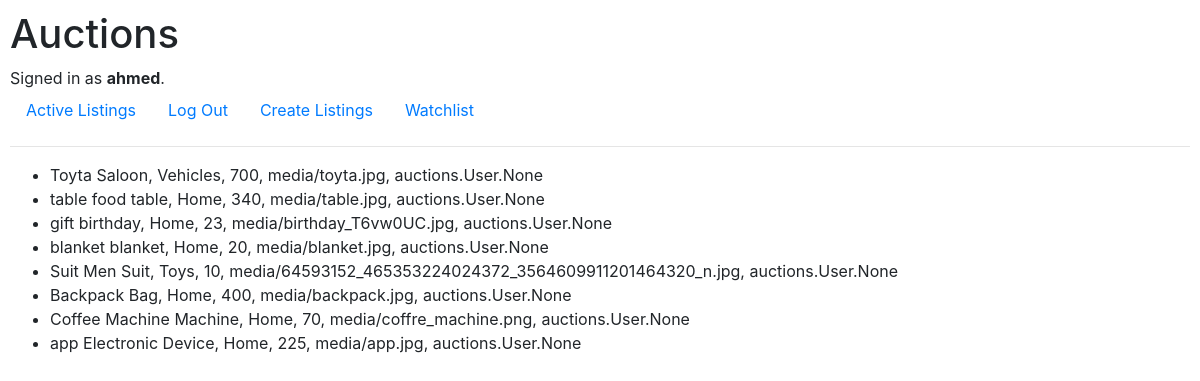
/watchlist/2 (signed in), run on the app's committed database.
### auctions/models.py (models this page shows)
class User(AbstractUser):
    pass

class Listings(models.Model):
    title = models.CharField(blank=False, max_length=30)
    description = models.CharField(blank=True, max_length=100)
    active = models.BooleanField(null=False)
    picture = models.ImageField(upload_to='media/', null=True, blank= True)
    category = models.ForeignKey(Category, on_delete = models.CASCADE)
    start_bid = models.IntegerField(blank=False, default=1)
    watchlist = models.ManyToManyField(User, blank=True, related_name="watchlist")
    def __str__(self):
        return f"{self.title} {self.description}, {self.category}, {self.start_bid}, {self.picture}, {self.watchlist}"

class Category(models.Model):
    category_name = models.CharField(max_length=64)
    def __str__(self):
        return f"{self.category_name}"

### auctions/views.py (the view)
# urls.py: path("watchlist/<user_id>", views.watchlist, name="watchlist"),
@login_required
def watchlist(request, user_id):
    user = User.objects.get(pk=user_id)
    watchlist = user.watchlist.all()
    return render(request, "auctions/watchlist.html",{
        "user": user,
        "watchlist" : watchlist
    })

### auctions/templates/auctions/watchlist.html
{% extends "auctions/layout.html" %}
{% block body %}
<ul>
    {% for list in watchlist %}
    <li>{{list}}</li>
    {% endfor %}
</ul>
{% endblock %}

### auctions/templates/auctions/layout.html (shortened to what this page needs)
{% load static %}
<!DOCTYPE html>
<html lang="en">
    <head>
        <link rel="stylesheet" href="https://stackpath.bootstrapcdn.com/bootstrap/4.4.1/css/bootstrap.min.css">
        <link href="{% static 'auctions/styles.css' %}" rel="stylesheet">
        <link href="{% static 'auctions/index_style.css' %}" rel="stylesheet">
    </head>
    <body>
        <h1>Auctions</h1>
        <div>
            {% if user.is_authenticated %}
                Signed in as <strong>{{ user.username }}</strong>.
            {% else %}
                Not signed in.
            {% endif %}
        </div>
        <ul class="nav">
            <li class="nav-item">
                <a class="nav-link" href="{% url 'index' %}">Active Listings</a>
            </li>
            {% if user.is_authenticated %}
                <li class="nav-item">
                    <a class="nav-link" href="{% url 'logout' %}">Log Out</a>
                </li>
                <li class=""nav-item>
                    <a class="nav-link" href="{% url 'create_listing' user.id %}">Create Listings</a>
                </li>
                <li>
                    <a class="nav-link" href="{% url 'watchlist' user.id %}">Watchlist</a>
                </li>
            {% endif %}
        </ul>
        <hr>
        {% block body %}
        {% endblock %}
    </body>
</html>

### auctions/static/auctions/styles.css (style rules this page uses)
body { padding: 10px; }

### data on the page
User: username "ahmed"
Listings: title+description+category "Toyta Saloon, Vehicles, 700, media/toyta.jpg, auctions.User.None"
Listings: title+description+category "table food table, Home, 340, media/table.jpg, auctions.User.None"
Listings: title+description+category "gift birthday, Home, 23, media/birthday_T6vw0UC.jpg, auctions.User.None"
Listings: title+description+category "blanket blanket, Home, 20, media/blanket.jpg, auctions.User.None"
Listings: title+description+category "Suit Men Suit, Toys, 10, media/64593152_465353224024372_3564609911201464320_n.jpg, auctions.User.None"
Listings: title+description+category "Backpack Bag, Home, 400, media/backpack.jpg, auctions.User.None"
Listings: title+description+category "Coffee Machine Machine, Home, 70, media/coffre_machine.png, auctions.User.None"
Listings: title+description+category "app Electronic Device, Home, 225, media/app.jpg, auctions.User.None"
